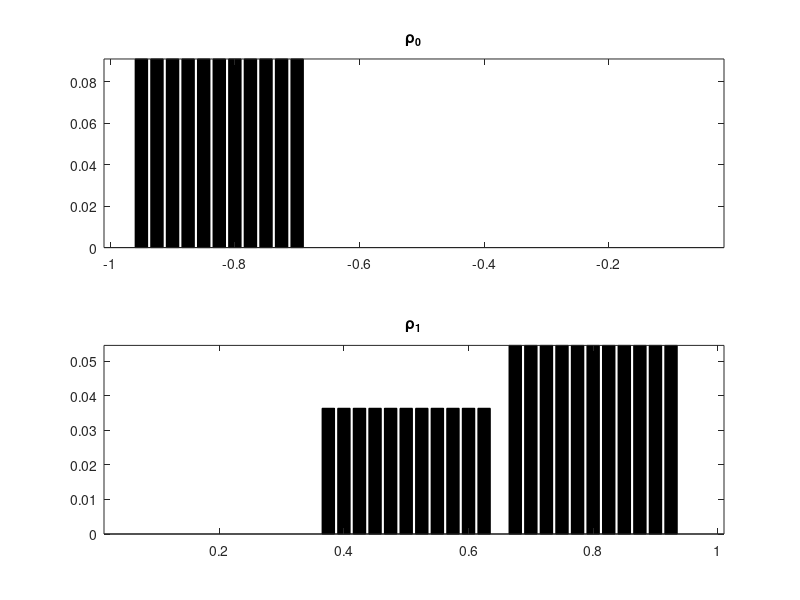

Reproduce this figure in MATLAB. (Note: this script raises an error after producing the figure.)
%% Generalized multimarginal problem:
%% Consider the Generalized multimarginal problem, in which we now have two 
%% (or even more) toll placed at location, say x_{0} and y_{0}. The time 
%% variable now becomes t_{1} and t_{2} which is the moments of the particles 
%% throught the first and the second toll. The cost matrix is defined as follows:
% C_{x,y,t1,t2} = (x-x_{0})^{2}/t_1 + (y_{0}-x_{0})^{2}/t_2 +
% (y-y_{0})^{2}/(T-t_1-t_2)

% In the experiment, we set T=1, x_{0} = -0.2, y_{0} = 0.2;

clear all
clc


n1 = 40;  % (not exceed 1000)
n2 = 40;  % (not exceed 1000)

x = (0:n1-1)'/n1-1; % x \in [-1,0]
y = (1:n2)'/n2;     % y \in [ 0,1]

normalize = @(a)a/sum(a(:));  % Normalization function 

% Generate Dirac
p = zeros(size(x));
p((n1/5-5):(n1/5+5)) = 2;      % 'Dirac 1'

q = zeros(size(y));

q((n2/2-5):(n2/2+5)) = 2;      % 'Dirac 2'
q((n2*4/5-5):(n2*4/5+5)) = 3;  % 'Dirac 3'

p = normalize(p);
q = normalize(q);

% Plot the two distributions p and q
figure(1)
subplot(2,1,1);
bar(x, p, 'k'); axis tight;
title('\rho_{0}')
subplot(2,1,2);
bar(y, q, 'k'); axis tight;
title('\rho_{1}')


%% Define the time t_{i} \in [0, T] (tk):
% Discretization of the time mariginal by nt (not exceed 500)
nt1 = 100;
nt2 = 100;
% Define the time interval [0,T], notice that T is not neccesary to be 1.
T = 1;
t1 = 1/2*T*(0+0.01:nt1-0.01)'/nt1;
t2 = 1/2*T*(0+0.01:nt2-0.01)'/nt2+0.5;

%% Define the cost function C(x,y,t):
% C(x,y,t) = C_{ijk} = (x_i)^2./t_k + (y_i)^2/(T - t_k)
% Compute the 3-dimensional Cost matrix
[X,Y,T1,T2] = ndgrid(x,y,t1,t2);
C = (X+0.4).^2./T1 + (0.6).^2./(T2-T1) + (Y-0.2).^2./(T-T2);
% C = (X+0.2).^2./T1 + (0.4).^2./(T2-T1)  +(Y-0.2).^2./(T-T2);
% C = (X+0.2).^2./T1 + (0.4).^2.*inv_pos(T2-T1) +(Y-0.2).^2./(T-T2);
%% CVX solver 
% The CVX solver: MOSEK needs to be installed. 
% The sum function in the CVX package do not support high dimension summation
% The capacity constraint should be larger than 1: cap*T/nt>1

% Define the capacity 
cap = 4;
capacity1 = cap*T/nt1;
capacity2 = cap*T/nt2;

cvx_begin
cvx_solver mosek
cvx_precision best  % Options: low, medium, default, high, best
    variable Pi(n1,n2,nt1,nt2)
    variable rk1(nt1)
    variable rk2(nt2)
    minimize( sum(sum(sum(sum(C.*Pi)))) )
    subject to  
    % Define multi-marginal coupling counstraints:
    % 1.Marginal constraints on x coordinate
      squeeze( sum(sum(sum(permute(Pi,[2,3,4,1])))) ) == p;
    % 2.Marginal constraints on y coordinate   
      squeeze( sum(sum(sum(permute(Pi,[3,4,1,2])))) ) == q;
    % 3.Marinigal on t1-coordinate
      squeeze( sum(sum(sum(permute(Pi,[4,1,2,3])))) ) == rk1;
    % 4.Marinigal on t1-coordinate
      squeeze( sum(sum(sum(Pi))) ) == rk2; 
    % 4.Element-wise lower bound for \Pi
      Pi >= 0;
    % 5.Capacity/Toll constraints
       % 0 <= rk1 <= capacity1;    % r1_{k} with upperbound,
        0 <= rk1;                  % r1_{k} without upperbound.
       % 0 <= rk2 <= capacity2;    % r2_{k} with upperbound,
        0 <= rk2;                  % r2_{k} without upperbound.      
cvx_end


%% Constraints and Marginals checking
fprintf('Constraints deviation (should be 0):'); 
sum( squeeze( sum(sum(sum(permute(Pi,[2,3,4,1])))) ) - p )
sum( squeeze( sum(sum(sum(permute(Pi,[3,4,1,2])))) ) - q )
sum( squeeze( sum(sum(sum(permute(Pi,[4,1,2,3])))) )- rk1 )
sum( squeeze( sum(sum(sum(Pi))) ) - rk2 )

% Show that t marginal is a prbability measure
fprintf('Time marginals probability vector check (should be 1):'); 
sum(rk1)
sum(rk2)

%% testing t-marginals

figure()
subplot(2,1,1);
bar(t1,rk1,'k');
title('r1_{t}')
subplot(2,1,2);
bar(t2,rk2,'k');
title('r2_{t}')


%% Generate new coordinates for 3D plot
xx = x;
xy = zeros(size(xx));
xp = [xx,xy,p];

yy = y;
yx= ones(size(yy));
yq = [yy,yx,q];

toll_1_loc = -0.4;
toll_2_loc = 0.2;
ty1 = t1;
tx1 = (toll_1_loc).*ones(size(ty1));

ty2 = t2;
tx2 = (toll_2_loc).*ones(size(ty2));

%% figure: Line plot3
figure()
p1 = plot3(xx,xy,p,'LineWidth',2);
hold on
p2 = plot3(yy,yx,q,'LineWidth',2);
toll_1 = plot3(tx1,ty1,rk1,'LineWidth',1,'Color','k');
toll_2 = plot3(tx2,ty2,rk2,'LineWidth',1,'Color','k');

hold off
grid on
xlabel('Space')
ylabel('Time')
zlabel('Probability Density')
title('Two tolls')

%% Couplings 
pt1Coupling = squeeze(sum(Pi,[2,4]));
qt2Coupling = squeeze(sum(Pi,[1,3]));
tollCoupling = squeeze(sum(Pi,[1,2]));

figure()
p1 = plot3(xx,xy,p,'LineWidth',2,'Color','k');
hold on
p2 = plot3(yy,yx,q,'LineWidth',2,'Color','k');

toll_1 = plot3(tx1,ty1,rk1,'LineWidth',1,'Color','k');
toll_2 = plot3(tx2,ty2,rk2,'LineWidth',1,'Color','k');


[Ipt,Jp,~] = find(pt1Coupling);
for ipt=1:length(Ipt)
    pt_assignement = plot([xp(Ipt(ipt),1),tx1(Jp(ipt))],[xp(Ipt(ipt),2),ty1(Jp(ipt))],'LineWidth',3,'Color',[0.6 0.6 0.6]);
end

% qt Coupling (order fixed):
[Iqt,Jqt,~] = find(qt2Coupling);
for iqt=1:length(Iqt)
    qt_assignement = plot([yq(Iqt(iqt),1),tx2(Jqt(iqt))],[yq(Iqt(iqt),2),ty2(Jqt(iqt))],'LineWidth',3,'Color',[0.6 0.6 .6]);
end

% tolls Coupling (order fixed):
[Itt,Jtt,~] = find(tollCoupling);
for iqt=1:length(Itt)
    qt_assignement = plot([tx1(Itt(iqt)),tx2(Jtt(iqt))],[ty1(Itt(iqt)),ty2(Jtt(iqt))],'LineWidth',3,'Color',[0.6 0.6 .6]);
end


ax = gca;
ax.FontSize = 13; 
hold off
xlabel('Space','FontSize',14)
ylabel('Time','FontSize',14)
zlabel('Density','FontSize',14)
view([-15 50])











